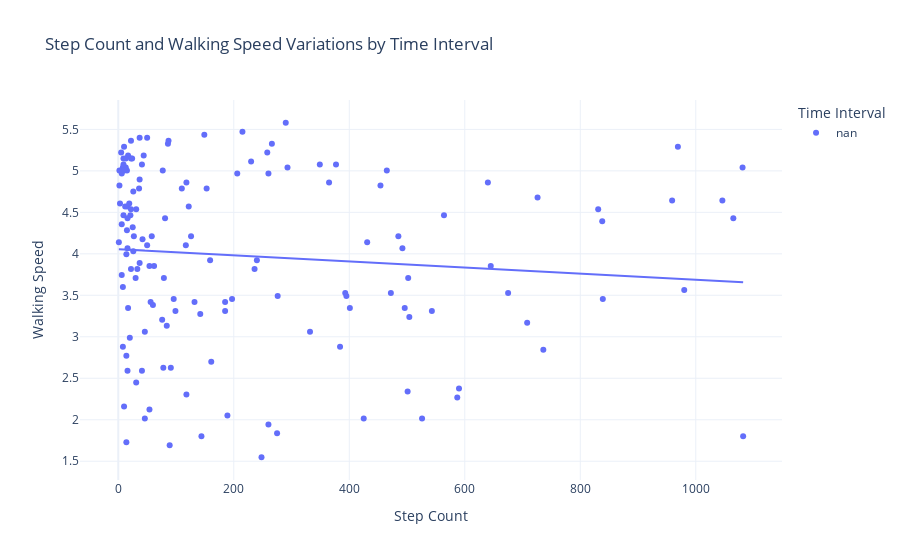

This figure's notebook cell:
### Code cell
import statsmodels.api as sm

# Create Time Intervals
time_intervals = pd.cut(pd.to_datetime(data["Time"], format='%H:%M:%S', errors='coerce').dt.hour,
                        bins=[0, 12, 18, 24],
                        labels=["Morning", "Afternoon", "Evening"], 
                        right=False)

data["Time Interval"] = time_intervals

# Variations in Step Count and Walking Speed by Time Interval
fig7 = px.scatter(data, x="Step Count",
                  y="Walking Speed",
                  color="Time Interval",
                  title="Step Count and Walking Speed Variations by Time Interval")

# Calculate OLS regression line
ols_results = sm.OLS(data["Walking Speed"], sm.add_constant(data["Step Count"])).fit()

# Add regression line to the plot
fig7.add_trace(px.line(x=data["Step Count"], y=ols_results.predict(sm.add_constant(data["Step Count"]))).data[0])

fig7.show()

### Figure 1 — Plotly figure (JSON) as saved in the notebook; plotly's stock layout.template omitted (floating-point values rounded to 4 significant figures; data arrays with more than 128 entries replaced by an {"elided": "..."} marker saying what was removed)
{"data": [{"hovertemplate": "Time Interval=nan<br>Step Count=%{x}<br>Walking Speed=%{y}<extra></extra>", "legendgroup": "nan", "marker": {"color": "#636efa", "symbol": "circle"}, "mode": "markers", "name": "nan", "orientation": "v", "showlegend": true, "type": "scatter", "x": {"elided": "149 int values"}, "xaxis": "x", "y": {"elided": "149 float values"}, "yaxis": "y"}, {"hovertemplate": "x=%{x}<br>y=%{y}<extra></extra>", "legendgroup": "", "line": {"color": "#636efa", "dash": "solid"}, "marker": {"symbol": "circle"}, "mode": "lines", "name": "", "orientation": "v", "showlegend": false, "type": "scatter", "x": {"elided": "149 int values"}, "xaxis": "x", "y": {"elided": "149 float values"}, "yaxis": "y"}], "layout": {"legend": {"title": {"text": "Time Interval"}, "tracegroupgap": 0}, "title": {"text": "Step Count and Walking Speed Variations by Time Interval"}, "xaxis": {"anchor": "y", "domain": [0, 1], "title": {"text": "Step Count"}}, "yaxis": {"anchor": "x", "domain": [0, 1], "title": {"text": "Walking Speed"}}}}
